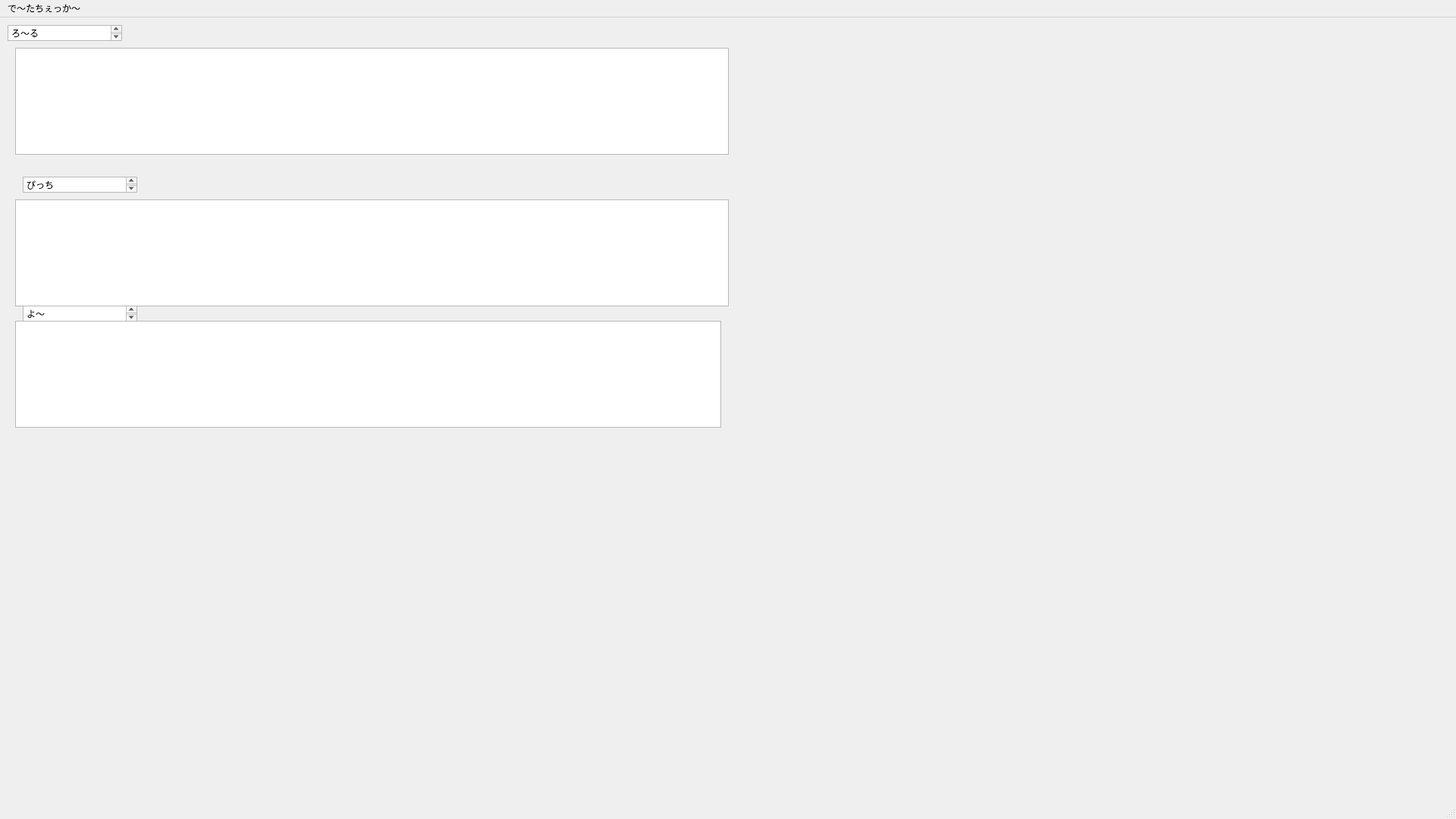
<?xml version="1.0" encoding="UTF-8"?>
<ui version="4.0">
 <class>MainWindow</class>
 <widget class="QMainWindow" name="MainWindow">
  <property name="geometry">
   <rect>
    <x>0</x>
    <y>0</y>
    <width>1920</width>
    <height>1080</height>
   </rect>
  </property>
  <property name="minimumSize">
   <size>
    <width>200</width>
    <height>200</height>
   </size>
  </property>
  <property name="maximumSize">
   <size>
    <width>1920</width>
    <height>1080</height>
   </size>
  </property>
  <property name="windowTitle">
   <string>MainWindow</string>
  </property>
  <widget class="QWidget" name="centralwidget">
   <widget class="GraphicsLayoutWidget" name="roll_plot">
    <property name="geometry">
     <rect>
      <x>20</x>
      <y>40</y>
      <width>941</width>
      <height>141</height>
     </rect>
    </property>
   </widget>
   <widget class="GraphicsLayoutWidget" name="pitch_plot">
    <property name="geometry">
     <rect>
      <x>20</x>
      <y>240</y>
      <width>941</width>
      <height>141</height>
     </rect>
    </property>
   </widget>
   <widget class="GraphicsLayoutWidget" name="yaw_plot">
    <property name="geometry">
     <rect>
      <x>20</x>
      <y>400</y>
      <width>931</width>
      <height>141</height>
     </rect>
    </property>
   </widget>
   <widget class="QTextEdit" name="textEdit">
    <property name="geometry">
     <rect>
      <x>30</x>
      <y>380</y>
      <width>151</width>
      <height>21</height>
     </rect>
    </property>
    <property name="html">
     <string>&lt;!DOCTYPE HTML PUBLIC &quot;-//W3C//DTD HTML 4.0//EN&quot; &quot;http://www.w3.org/TR/REC-html40/strict.dtd&quot;&gt;
&lt;html&gt;&lt;head&gt;&lt;meta name=&quot;qrichtext&quot; content=&quot;1&quot; /&gt;&lt;meta charset=&quot;utf-8&quot; /&gt;&lt;style type=&quot;text/css&quot;&gt;
p, li { white-space: pre-wrap; }
hr { height: 1px; border-width: 0; }
li.unchecked::marker { content: &quot;\2610&quot;; }
li.checked::marker { content: &quot;\2612&quot;; }
&lt;/style&gt;&lt;/head&gt;&lt;body style=&quot; font-family:'Yu Gothic UI'; font-size:9pt; font-weight:400; font-style:normal;&quot;&gt;
&lt;p style=&quot; margin-top:0px; margin-bottom:0px; margin-left:0px; margin-right:0px; -qt-block-indent:0; text-indent:0px;&quot;&gt;よ～&lt;/p&gt;&lt;/body&gt;&lt;/html&gt;</string>
    </property>
   </widget>
   <widget class="QTextEdit" name="textEdit_2">
    <property name="geometry">
     <rect>
      <x>10</x>
      <y>10</y>
      <width>151</width>
      <height>21</height>
     </rect>
    </property>
    <property name="html">
     <string>&lt;!DOCTYPE HTML PUBLIC &quot;-//W3C//DTD HTML 4.0//EN&quot; &quot;http://www.w3.org/TR/REC-html40/strict.dtd&quot;&gt;
&lt;html&gt;&lt;head&gt;&lt;meta name=&quot;qrichtext&quot; content=&quot;1&quot; /&gt;&lt;meta charset=&quot;utf-8&quot; /&gt;&lt;style type=&quot;text/css&quot;&gt;
p, li { white-space: pre-wrap; }
hr { height: 1px; border-width: 0; }
li.unchecked::marker { content: &quot;\2610&quot;; }
li.checked::marker { content: &quot;\2612&quot;; }
&lt;/style&gt;&lt;/head&gt;&lt;body style=&quot; font-family:'Yu Gothic UI'; font-size:9pt; font-weight:400; font-style:normal;&quot;&gt;
&lt;p style=&quot; margin-top:0px; margin-bottom:0px; margin-left:0px; margin-right:0px; -qt-block-indent:0; text-indent:0px;&quot;&gt;ろ～る&lt;/p&gt;&lt;/body&gt;&lt;/html&gt;</string>
    </property>
   </widget>
   <widget class="QTextEdit" name="textEdit_3">
    <property name="geometry">
     <rect>
      <x>30</x>
      <y>210</y>
      <width>151</width>
      <height>21</height>
     </rect>
    </property>
    <property name="html">
     <string>&lt;!DOCTYPE HTML PUBLIC &quot;-//W3C//DTD HTML 4.0//EN&quot; &quot;http://www.w3.org/TR/REC-html40/strict.dtd&quot;&gt;
&lt;html&gt;&lt;head&gt;&lt;meta name=&quot;qrichtext&quot; content=&quot;1&quot; /&gt;&lt;meta charset=&quot;utf-8&quot; /&gt;&lt;style type=&quot;text/css&quot;&gt;
p, li { white-space: pre-wrap; }
hr { height: 1px; border-width: 0; }
li.unchecked::marker { content: &quot;\2610&quot;; }
li.checked::marker { content: &quot;\2612&quot;; }
&lt;/style&gt;&lt;/head&gt;&lt;body style=&quot; font-family:'Yu Gothic UI'; font-size:9pt; font-weight:400; font-style:normal;&quot;&gt;
&lt;p style=&quot; margin-top:0px; margin-bottom:0px; margin-left:0px; margin-right:0px; -qt-block-indent:0; text-indent:0px;&quot;&gt;ぴっち&lt;/p&gt;&lt;/body&gt;&lt;/html&gt;</string>
    </property>
   </widget>
  </widget>
  <widget class="QMenuBar" name="menubar">
   <property name="geometry">
    <rect>
     <x>0</x>
     <y>0</y>
     <width>1920</width>
     <height>33</height>
    </rect>
   </property>
   <widget class="QMenu" name="menu">
    <property name="title">
     <string>で～たちぇっか～</string>
    </property>
   </widget>
   <addaction name="menu"/>
  </widget>
  <widget class="QStatusBar" name="statusbar"/>
 </widget>
 <customwidgets>
  <customwidget>
   <class>GraphicsLayoutWidget</class>
   <extends>QGraphicsView</extends>
   <header location="global">pyqtgraph</header>
  </customwidget>
 </customwidgets>
 <resources/>
 <connections/>
</ui>
